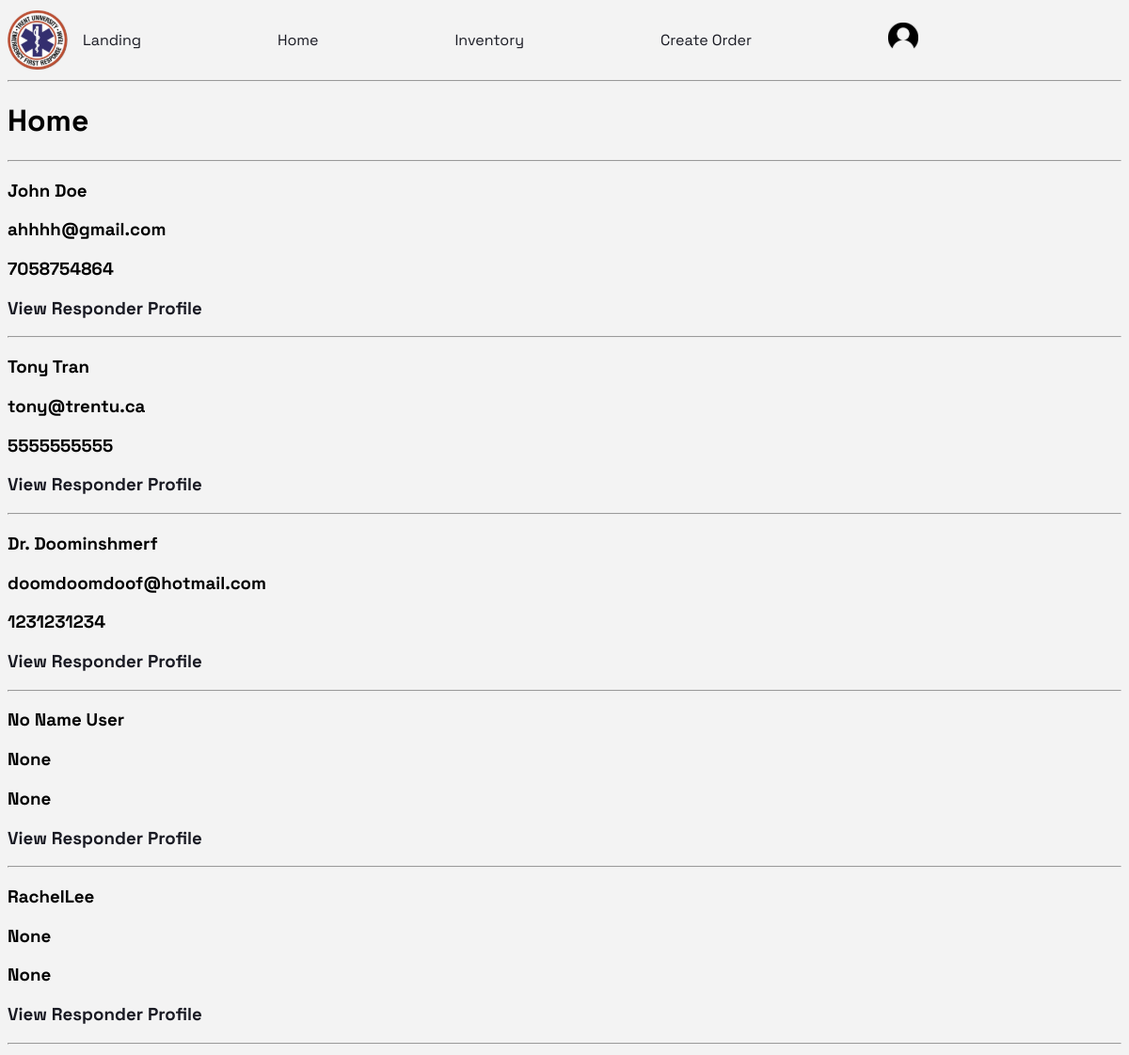
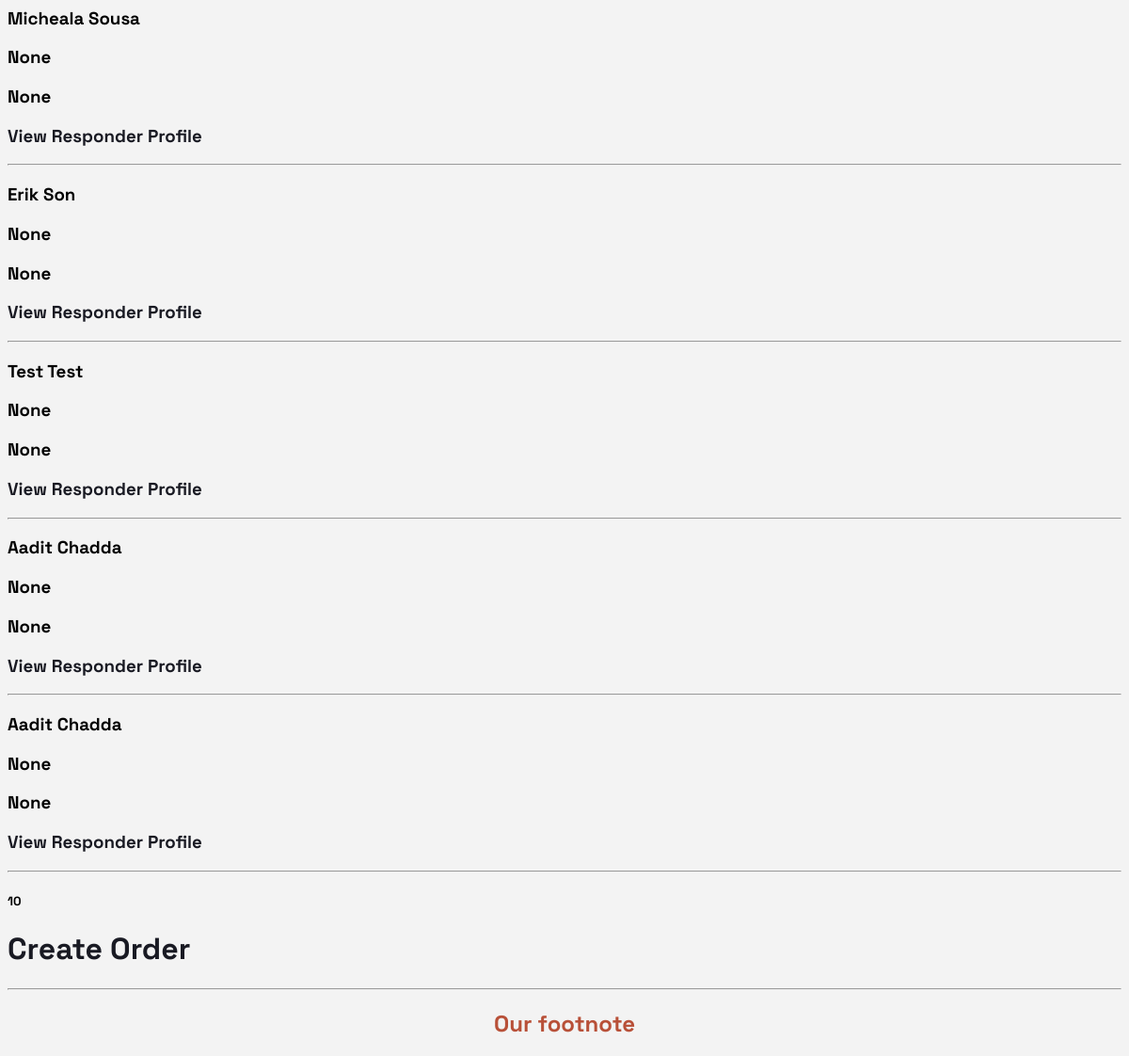
/home/ (signed in), run on an earlier commit of the app's database (2 pictures, top to bottom).
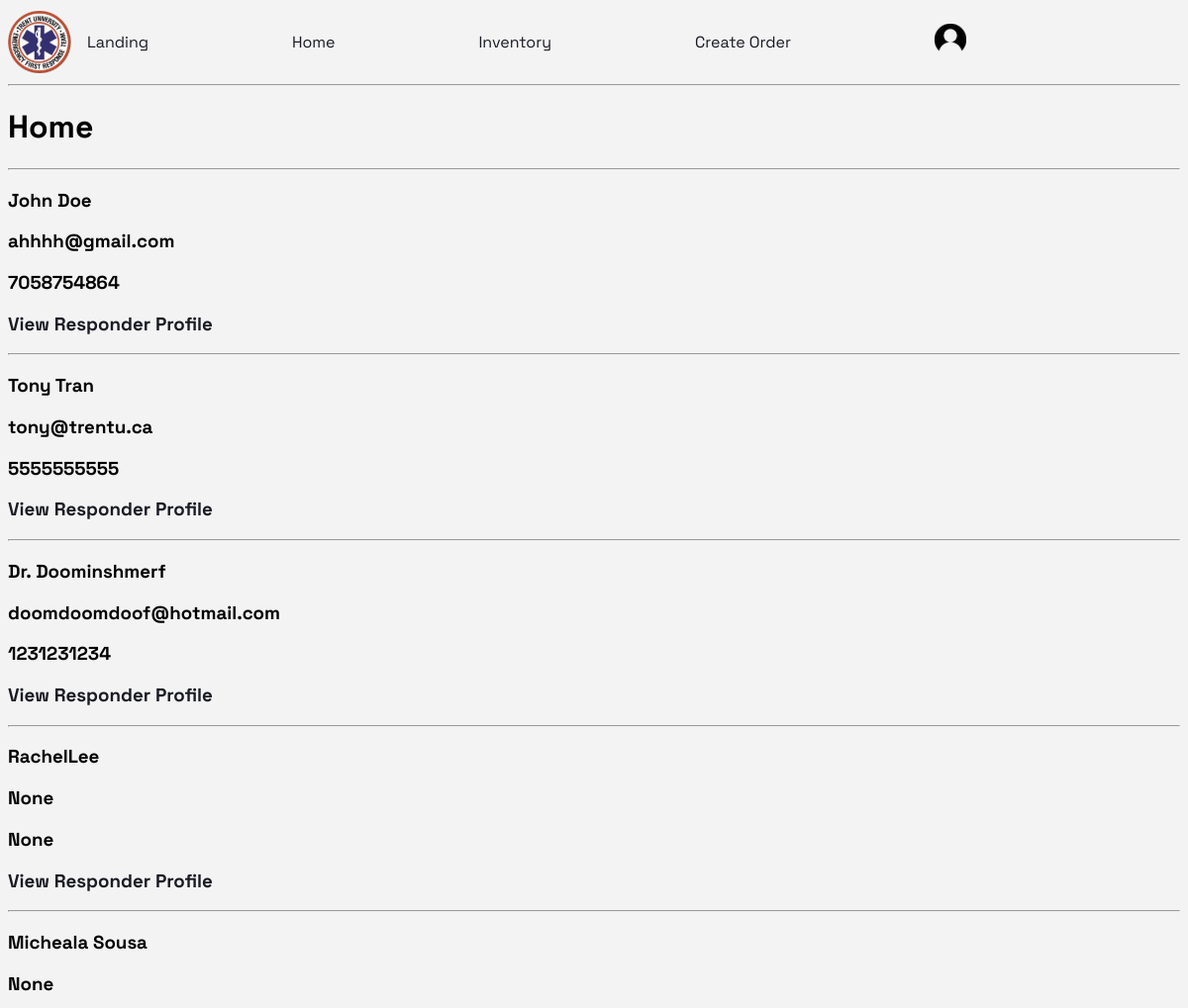
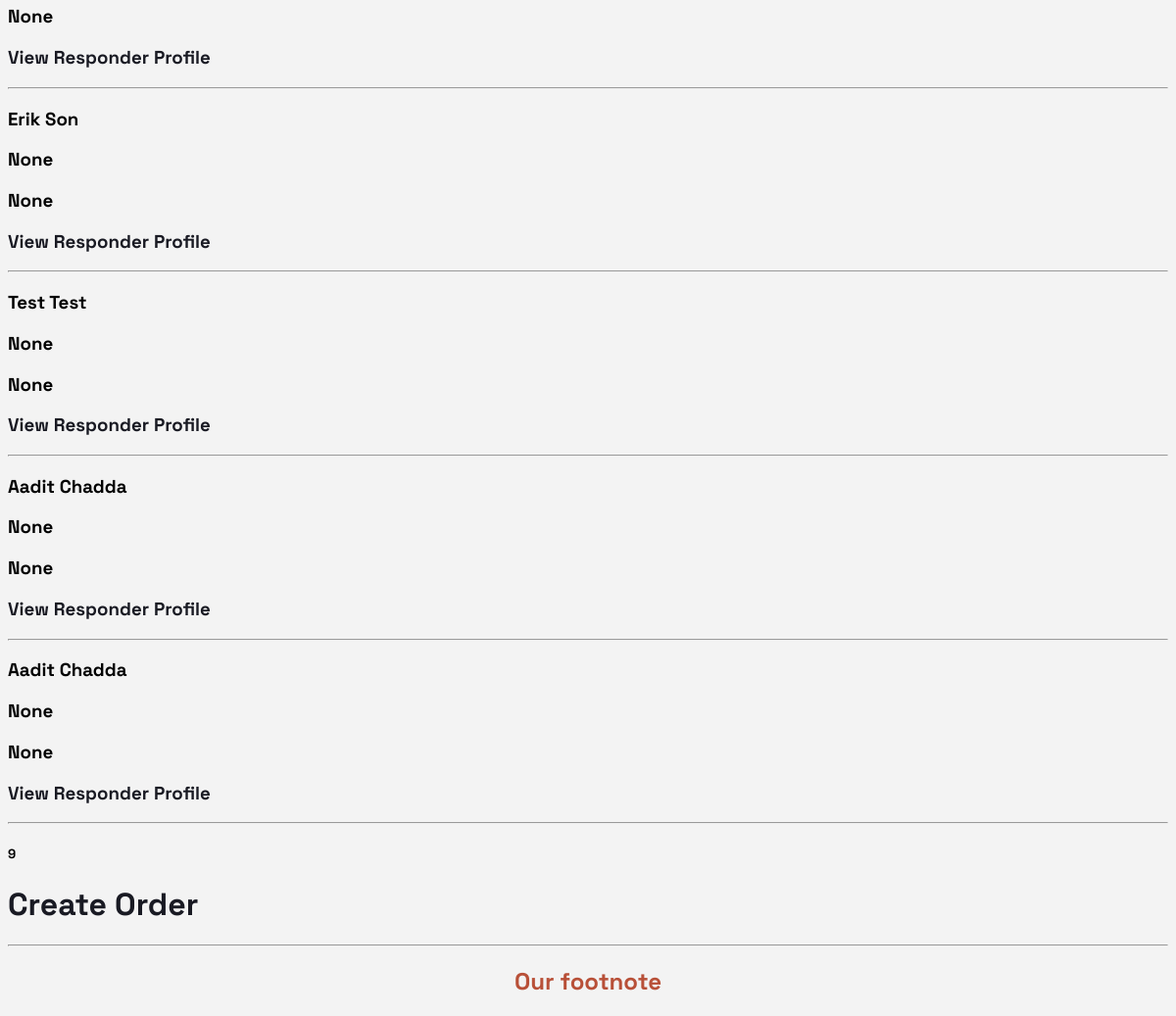
And on a later commit of the database (2 pictures, top to bottom).
### manager/models.py (models this page shows, shortened)
class Responder(models.Model):
    user = models.OneToOneField(User, on_delete=models.CASCADE)
    name = models.CharField(max_length=200, null=True)
    phone = models.CharField(max_length=10, null=True)
    email = models.CharField(max_length=250, null=True)
    profile_pic = models.ImageField(default="defaultProfilePicture.jpg", null=True, blank=True)
    date_created = models.DateTimeField(auto_now_add=True)

### manager/decorators.py (the view)
        def wrapper_func(request, *args, **kwargs):
            group = None
            if request.user.groups.exists():
                group = request.user.groups.all()[0].name
            if group in allowed_roles:
                return view_func(request, *args, **kwargs)
            else:
                return HttpResponse('You are not authorized to view this page')

### manager/views.py (called while the page is built)
@login_required(login_url='login')
@allowed_users(allowed_roles=['admin', 'responder'])
def home(request):
    responders = Responder.objects.all()
    total_responders = responders.count()
    context = {
        'responders': responders,
        'total_responders': total_responders
    }
    return render(request, 'manager/home.html', context)

### manager/templates/manager/home.html
{% extends 'manager/main.html' %}
{% load static%}
{% block content %}
<h1>Home</h1>
<hr>
{% for res in responders %}
    <h3>{{res.name}}</h3>
    <h3>{{res.email}}</h3>
    <h3>{{res.phone}}</h3>
    <h3><a href="{% url 'dashboard' res.id %}">View Responder Profile</a></h3>
    <hr>
{% endfor %}
<h5>{{total_responders}}</h5>
<h1><a href="{% url 'create_order' user.responder.id %}">Create Order</a></h1>
{% endblock %}

What changed in the data, as far as the page shows it:
removed Responder: name "No Name User", email "None", phone "None"
Also different on the page:
{{ total_responders }}: "10" → "9"
